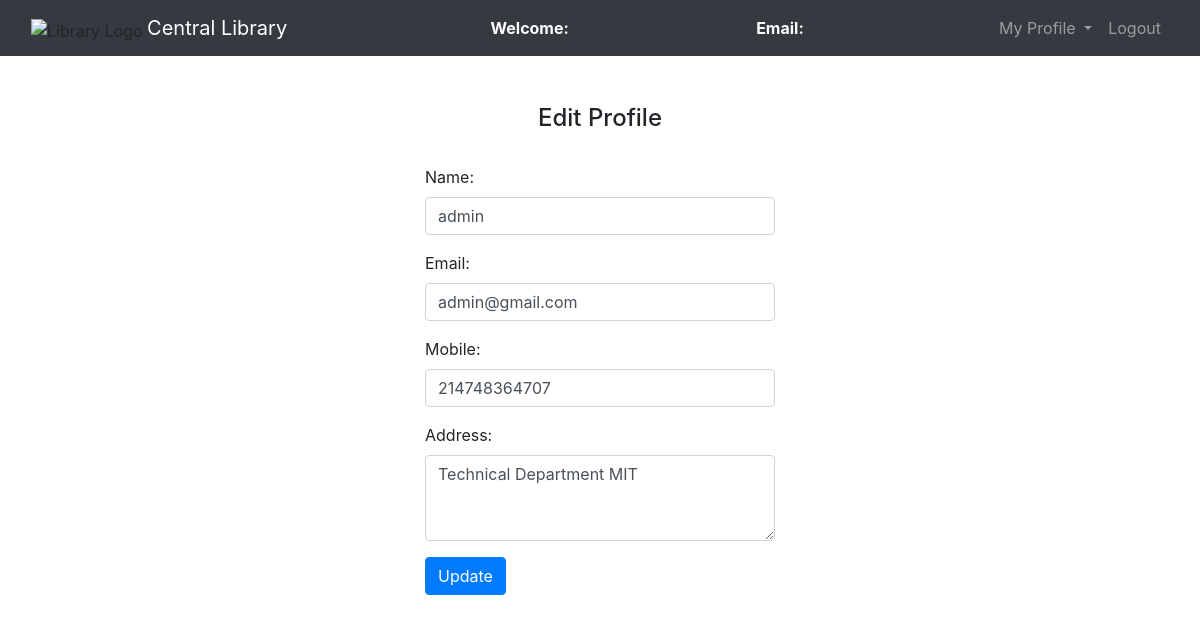
Screenshot of /admin/edit_staff_profile.php?card=1 with the database file from the repository.
### tables this page shows
CREATE TABLE `staff_accounts` (
  `id` int(11) NOT NULL,
  `name` varchar(100) NOT NULL,
  `email` varchar(100) NOT NULL,
  `password` varchar(255) NOT NULL,
  `role` enum('admin','staff') NOT NULL DEFAULT 'staff',
  `phone` varchar(15) DEFAULT NULL,
  `department` varchar(100) DEFAULT NULL,
  `created_at` timestamp NOT NULL DEFAULT current_timestamp(),
  `updated_at` timestamp NOT NULL DEFAULT current_timestamp() ON UPDATE current_timestamp()
);

### admin/edit_staff_profile.php (the view, shortened to what this page needs)
<?php
$connection = mysqli_connect("localhost", "root", "", "lms");
$card = isset($_GET['card']) ? mysqli_real_escape_string($connection, $_GET['card']) : '';
$name = $email = $phone = $department = "";
$query = "SELECT * FROM staff_accounts WHERE id = '$card'";
$query_run = mysqli_query($connection, $query);
if ($row = mysqli_fetch_assoc($query_run)) {
    $name = $row['name'];
    $email = $row['email'];
    $phone = $row['phone'];
    $department = $row['department'];
}
?>
<!DOCTYPE html>
<html>
<head>
    <link rel="stylesheet" href="../bootstrap-4.4.1/css/bootstrap.min.css">
</head>
<body>
	<nav class="navbar navbar-expand-lg navbar-dark bg-dark">
		<div class="container-fluid">
			<div class="navbar-header">
			<img src="../images/logo.png" alt="Library Logo" height="40">
			<a class="navbar-brand" href="index.php">Central Library</a>
			</div>
			<font style="color: white"><span><strong>Welcome: <?php echo $_SESSION['name'];?></strong></span></font>
			<font style="color: white"><span><strong>Email: <?php echo $_SESSION['email'];?></strong></font>
		    <ul class="nav navbar-nav navbar-right">
		      <li class="nav-item dropdown">
	        	<a class="nav-link dropdown-toggle" data-toggle="dropdown">My Profile </a>
		      </li>
		      <li class="nav-item">
		        <a class="nav-link" href="logout.php">Logout</a>
		      </li>
		    </ul>
		</div>
	</nav><br>
    <div class="container mt-4">
        <h4 class="text-center">Edit Profile</h4><br>
        <div class="row">
            <div class="col-md-4"></div>
            <div class="col-md-4">
                <form action="update.php" method="post">
                    <div class="form-group">
                        <label for="name">Name:</label>
                        <input type="text" class="form-control" name="name" value="<?php echo htmlspecialchars($name); ?>">
                    </div>
                    <div class="form-group">
                        <label for="email">Email:</label>
                        <input type="text" name="email" class="form-control" value="<?php echo htmlspecialchars($email); ?>">
                    </div>
                    <div class="form-group">
                        <label for="phone">Mobile:</label>
                        <input type="text" name="phone" class="form-control" value="<?php echo htmlspecialchars($phone); ?>">
                    </div>
                    <div class="form-group">
                        <label for="department">Address:</label>
                        <textarea rows="3" name="department" class="form-control"><?php echo htmlspecialchars($department); ?></textarea>
                    </div>
                    <button type="submit" name="update" class="btn btn-primary">Update</button>
                </form>
            </div>
            <div class="col-md-4"></div>
        </div>
    </div>
</body>
</html>

### rows the page displays
staff_accounts: name "admin", email "admin@gmail.com", phone "214748364707", department "Technical Department MIT"
